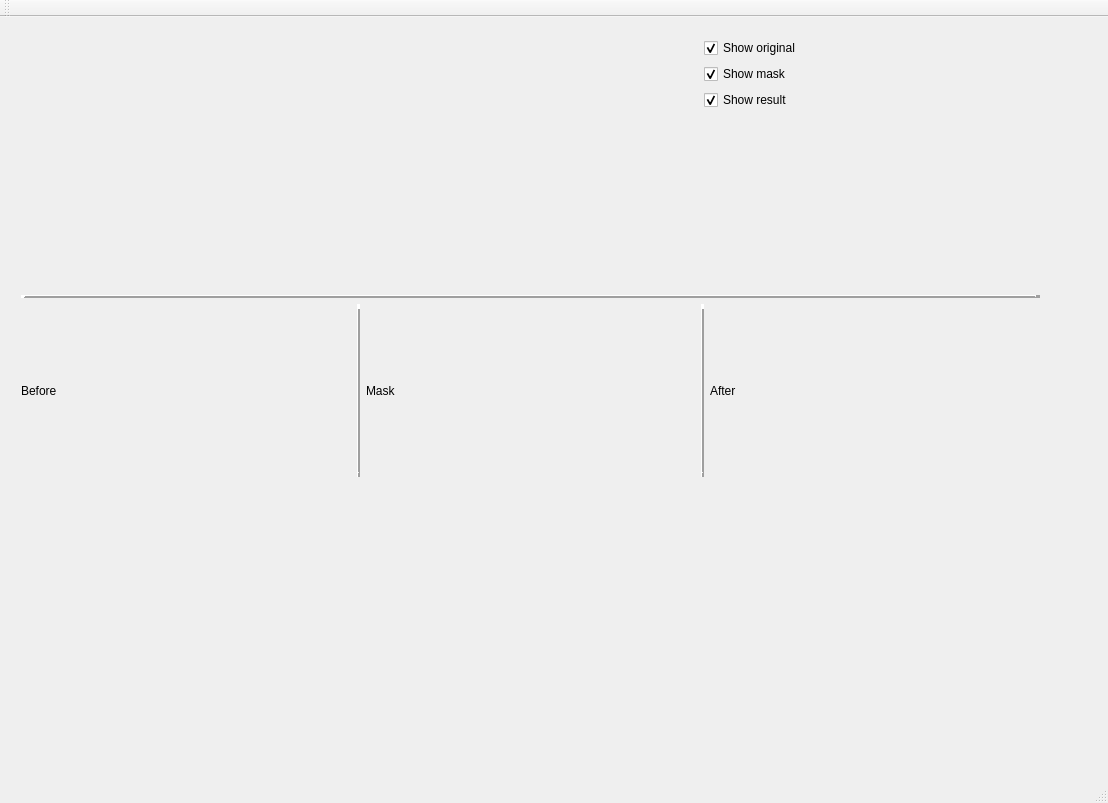
<?xml version="1.0" encoding="UTF-8"?>
<ui version="4.0">
 <class>MainWindow</class>
 <widget class="QMainWindow" name="MainWindow">
  <property name="geometry">
   <rect>
    <x>0</x>
    <y>0</y>
    <width>1108</width>
    <height>803</height>
   </rect>
  </property>
  <property name="windowTitle">
   <string>MainWindow</string>
  </property>
  <widget class="QWidget" name="centralWidget">
   <widget class="QWidget" name="gridLayoutWidget">
    <property name="geometry">
     <rect>
      <x>10</x>
      <y>10</y>
      <width>1041</width>
      <height>461</height>
     </rect>
    </property>
    <layout class="QGridLayout" name="gridLayout">
     <item row="2" column="3">
      <widget class="QCheckBox" name="showResultCheckBox">
       <property name="text">
        <string>Show result</string>
       </property>
       <property name="checked">
        <bool>true</bool>
       </property>
      </widget>
     </item>
     <item row="0" column="3">
      <widget class="QCheckBox" name="showOriginalCheckBox">
       <property name="text">
        <string>Show original</string>
       </property>
       <property name="checked">
        <bool>true</bool>
       </property>
      </widget>
     </item>
     <item row="7" column="1" colspan="3">
      <layout class="QHBoxLayout" name="horizontalLayout">
       <item>
        <widget class="QLabel" name="beforeLabel">
         <property name="text">
          <string>Before</string>
         </property>
        </widget>
       </item>
       <item>
        <widget class="Line" name="line_2">
         <property name="frameShadow">
          <enum>QFrame::Raised</enum>
         </property>
         <property name="lineWidth">
          <number>5</number>
         </property>
         <property name="orientation">
          <enum>Qt::Vertical</enum>
         </property>
        </widget>
       </item>
       <item>
        <widget class="QLabel" name="maskLabel">
         <property name="text">
          <string>Mask</string>
         </property>
        </widget>
       </item>
       <item>
        <widget class="Line" name="line_3">
         <property name="frameShadow">
          <enum>QFrame::Raised</enum>
         </property>
         <property name="lineWidth">
          <number>5</number>
         </property>
         <property name="orientation">
          <enum>Qt::Vertical</enum>
         </property>
        </widget>
       </item>
       <item>
        <widget class="QLabel" name="afterLabel">
         <property name="text">
          <string>After</string>
         </property>
        </widget>
       </item>
      </layout>
     </item>
     <item row="6" column="1" colspan="3">
      <widget class="Line" name="line">
       <property name="frameShadow">
        <enum>QFrame::Raised</enum>
       </property>
       <property name="lineWidth">
        <number>5</number>
       </property>
       <property name="orientation">
        <enum>Qt::Horizontal</enum>
       </property>
      </widget>
     </item>
     <item row="1" column="3">
      <widget class="QCheckBox" name="showMaskCheckBox">
       <property name="text">
        <string>Show mask</string>
       </property>
       <property name="checked">
        <bool>true</bool>
       </property>
      </widget>
     </item>
     <item row="0" column="1" rowspan="4">
      <layout class="QFormLayout" name="formLayout_2">
       <property name="horizontalSpacing">
        <number>7</number>
       </property>
       <property name="verticalSpacing">
        <number>7</number>
       </property>
       <property name="leftMargin">
        <number>0</number>
       </property>
       <property name="topMargin">
        <number>0</number>
       </property>
      </layout>
     </item>
     <item row="0" column="2" rowspan="4">
      <layout class="QFormLayout" name="formLayout_3"/>
     </item>
    </layout>
   </widget>
  </widget>
  <widget class="QMenuBar" name="menuBar">
   <property name="geometry">
    <rect>
     <x>0</x>
     <y>0</y>
     <width>1108</width>
     <height>26</height>
    </rect>
   </property>
  </widget>
  <widget class="QToolBar" name="mainToolBar">
   <attribute name="toolBarArea">
    <enum>TopToolBarArea</enum>
   </attribute>
   <attribute name="toolBarBreak">
    <bool>false</bool>
   </attribute>
  </widget>
  <widget class="QStatusBar" name="statusBar"/>
 </widget>
 <layoutdefault spacing="6" margin="11"/>
 <resources/>
 <connections/>
</ui>
